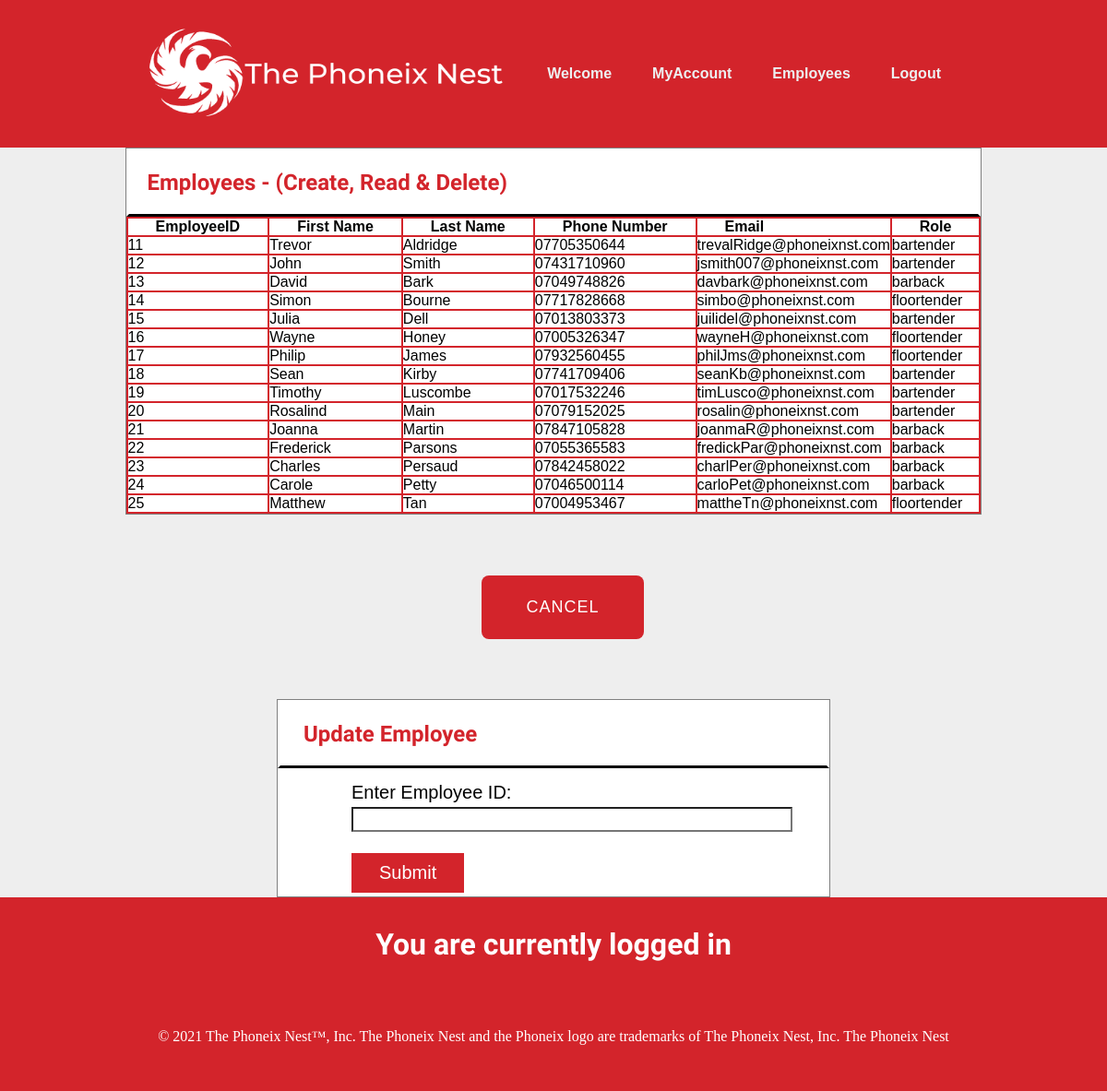
Page /delEmp.php on the committed database.
### tables this page shows
CREATE TABLE `employee` (
  `employeeID` int(4) NOT NULL,
  `firstName` text NOT NULL,
  `lastName` text NOT NULL,
  `phoneNum` varchar(20) NOT NULL,
  `email` varchar(30) NOT NULL,
  `rol` varchar(20) NOT NULL
);

### delEmp.php (the view, shortened to what this page needs)
<!DOCTYPE html>
<head>
    <link rel="stylesheet" type="text/css" href="style.css">
</head>
<body>
    <header>
        <img class="logo" src="images/0_Defaults/logo(white).png" alt="logo">
        <nav>
            <ul class="nav__links">
                <li><a href="managerPage.php">Welcome</a></li>
                <li><a href="myMan.php">MyAccount</a></li>
                <li><a href="employees.php">Employees</a></li>
                <li><a href="logout.php">Logout</a></li>
            </ul>
        </nav>
    </header>
    <section>
        <div class="container">
            <div class="employ-bg">
                <div class="employ-tile">
                    <h2>Employees - (Create, Read & Delete)</h2>
                    <?php
                        include "dbconn.php";
                        $sql = "SELECT * FROM employee";
                        $result = $conn->query($sql);
                        if ($result->num_rows > 0) {
                    ?>
                    <table>
                        <tr>
                            <td><b>EmployeeID</b></td>
                            <td><b>First Name</b></td>
                            <td><b>Last Name</b></td>
                            <td><b>Phone Number</b></td>
                            <td><b>Email</b></td>
                            <td><b>Role</b></td>
                        </tr>
                        <?php
                        while ($row = $result->fetch_assoc()) {
                        ?>
                            <tr>
                                <td><?php echo $row["employeeID"]; ?></td>
                                <td><?php echo $row["firstName"]; ?></td>
                                <td><?php echo $row["lastName"]; ?></td>
                                <td><?php echo $row["phoneNum"]; ?></td>
                                <td><?php echo $row["email"]; ?></td>
                                <td><?php echo $row["rol"]; ?></td>
                            </tr>
                        <?php
                        }
                        ?>
                    </table>
                    <?php
                        } else {
                        ?>
                            <p>0 results</p>
                        <?php
                        }
                    ?>
                </div>
            </div>
        </div>
        <div class="container">
            <div class="buttons-bg">
                <a href="employees.php" class="tile-cva">Cancel</a>
            </div>
        </div>
        <div class="container">
            <div class="signup-bg">
                <div class="signup-tile">
                    <h2>Update Employee</h2>
                    <form action="del-emp-process.php" method="POST">
                        <p id="login-text">
                            <label>Enter Employee ID:<br></label>
                            <input type="number" id="pass" maxlength="30" name="empID" required/>
                        </p>
                        <p id="login-text">
                            <input type="submit" id="subtn" value="Submit"/>
                        </p>
                    </form>
                </div>
            </div>
        </div>
    </section>
    <footer>
        <div class="container-footer">
            <ul class="flex-row">
                <h1>You are currently logged in</h1>
            </ul>
            <p>&copy; 2021 The Phoneix Nest™, Inc. The Phoneix Nest and the Phoneix logo are trademarks of The Phoneix Nest, Inc. The Phoneix Nest</p>
        </div>
    </footer>
</body>
</html>

### style.css (style rules this page uses)
* { box-sizing: border-box; margin: 0; padding: 0; background-color: #d3242b; list-style: none; text-decoration: none; }
li, a { font-family: "Monsterrat", sans-serif; font-weight: 500; font-size: 16px; color: #edf0f1; text-decoration: none; }
header { display: flex; justify-content: flex-end; align-items: center; padding: 30px 10px; }
.logo { cursor: pointer; height: 100px; width: 400px; margin-left: 150px; margin-right: auto; }
.nav__links { list-style: none; padding-right: 150px; }
.nav__links li { display: inline-block; padding: 0px 20px; }
.nav__links li a { position: relative; text-decoration: none; font-weight: bold; }
.nav__links li a:before { content: ""; position: absolute; display: block; width: 100%; height: 2px; bottom: -4px; left: 0; background-color: white; transform: scaleX(0); transition: transform 0.3s ease; }
.signup-bg { height: auto; background-color: #eee; display: flex; align-items: center; justify-content: center; }
.signup-tile { width: 50%; border: solid gray 1px; background-color: #fff; }
.signup-tile h2 { font-family: "Fuzzy Bubbles", sans-serif; background-color: #fff; color: #d3242b; padding: 20px 25px; border-color: black; border-top: transparent; border-left: transparent; border-right: transparent; border-style: solid; border-width: 80%; }
#login-text, #login-text label, #user, #pass { background-color: #fff; font-family: "Monsterrat", sans-serif; font-size: 20px; }
#login-text label, #login-text input { margin: 4px 80px; }
#user, #pass { width: 80%; }
#login-text { padding-top: 15px; }
#subtn { border: 0px; padding: 10px 30px; margin-left: 20%; font-size: 20px; color: #fff; }
.employ-bg { min-width: 1000px; background-color: #eee; height: auto 600px; display: flex; align-items: center; justify-content: center; }
.employ-tile { width: auto 0; height: auto 0; border: solid gray 1px; background-color: #fff; }
.employ-tile h2 { font-family: "Fuzzy Bubbles", sans-serif; padding-left: 20px; padding-top: 20px; padding-bottom: 20px; color: #d3242b; background-color: #fff; border-color: black; border-top: transparent; border-left: transparent; border-right: transparent; border-style: solid; }
.buttons-bg { min-width: 1000px; background-color: #eee; height: 200px; display: flex; justify-content: center; align-items: center; }
.tile-cva { display: inline-block; padding: 24px 48px; margin-left: 20px; letter-spacing: 1px; text-transform: uppercase; text-decoration: none; font-size: 18px; background-color: #d3242b; color: #fff; border-radius: 8px; }
.container-footer { display: flex; flex-direction: column; align-items: center; }
.container-footer h1 { font-family: 'Fuzzy Bubbles', cursive; color: white; margin-bottom: 40px; }
.container-footer ul { margin: 32px; flex-wrap: wrap; justify-content: center; }
.container-footer p { color: white; margin-bottom: 50px; }

### delEmp.php (style rules this page uses)
.table, td, b { background-color:#fff; font-family: "Monsterrat", sans-serif; margin: 30px; }

### rows in the picture
employee: employeeID "11", firstName "Trevor", lastName "Aldridge", phoneNum "07705350644", email "trevalRidge@phoneixnst.com", rol "bartender"
employee: employeeID "12", firstName "John", lastName "Smith", phoneNum "07431710960", email "jsmith007@phoneixnst.com", rol "bartender"
employee: employeeID "13", firstName "David", lastName "Bark", phoneNum "07049748826", email "davbark@phoneixnst.com", rol "barback"
employee: employeeID "14", firstName "Simon", lastName "Bourne", phoneNum "07717828668", email "simbo@phoneixnst.com", rol "floortender"
employee: employeeID "15", firstName "Julia", lastName "Dell", phoneNum "07013803373", email "juilidel@phoneixnst.com", rol "bartender"
employee: employeeID "16", firstName "Wayne", lastName "Honey", phoneNum "07005326347", email "wayneH@phoneixnst.com", rol "floortender"
employee: employeeID "17", firstName "Philip", lastName "James", phoneNum "07932560455", email "philJms@phoneixnst.com", rol "floortender"
employee: employeeID "18", firstName "Sean", lastName "Kirby", phoneNum "07741709406", email "seanKb@phoneixnst.com", rol "bartender"
employee: employeeID "19", firstName "Timothy", lastName "Luscombe", phoneNum "07017532246", email "timLusco@phoneixnst.com", rol "bartender"
employee: employeeID "20", firstName "Rosalind", lastName "Main", phoneNum "07079152025", email "rosalin@phoneixnst.com", rol "bartender"
employee: employeeID "21", firstName "Joanna", lastName "Martin", phoneNum "07847105828", email "joanmaR@phoneixnst.com", rol "barback"
employee: employeeID "22", firstName "Frederick", lastName "Parsons", phoneNum "07055365583", email "fredickPar@phoneixnst.com", rol "barback"
employee: employeeID "23", firstName "Charles", lastName "Persaud", phoneNum "07842458022", email "charlPer@phoneixnst.com", rol "barback"
employee: employeeID "24", firstName "Carole", lastName "Petty", phoneNum "07046500114", email "carloPet@phoneixnst.com", rol "barback"
employee: employeeID "25", firstName "Matthew", lastName "Tan", phoneNum "07004953467", email "mattheTn@phoneixnst.com", rol "floortender"
